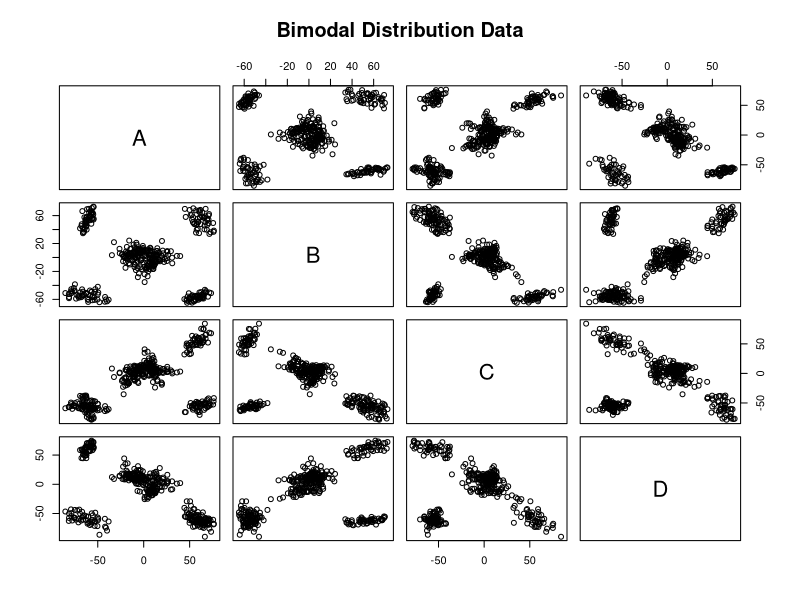

This figure's R source:
#
# Read in the distribution and plot it
#

data <- read.table("training-raw.txt", sep=",", header=TRUE)

pdf(file="bimodalplot.pdf", height=5, width=5)


# can get the first rows via data[1:200,]
# can get the first columns via data[,1:4]
# so data[1:200,1:4] provides the first four columns of the first 200 rows

# pch=21 == plot character 21 == filled circle
pairs(data[1:400,1:4], main="Bimodal Distribution Data", pch=21,
		bg = c("red", "green3", "blue", "orange")[unclass(data$Label)])

dev.off()
